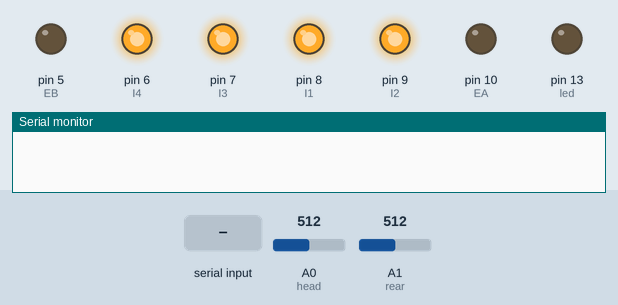
A sketch run on a simulated Arduino Uno, built with avr-gcc and run on an emulated ATmega328P. Parts: output pins drawn as LEDs (lit = HIGH), the last lines printed to the serial monitor. The test bench sets the inputs (shaded band); at power-on: A0 (head) = 512, A1 (rear) = 512.

Above: at 1.2 s.
1.3 s: "move\n" received over Serial
At 1.7 s:
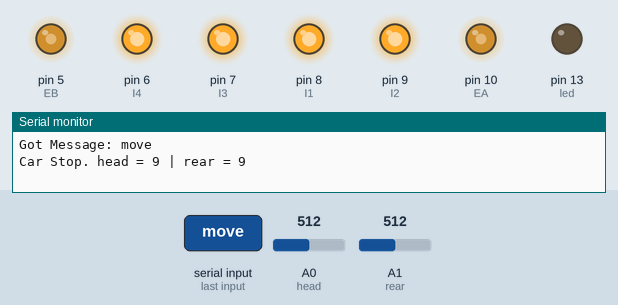
2.8 s: "back\n" received over Serial
4.3 s: "start\n" received over Serial
At 5.1 s:
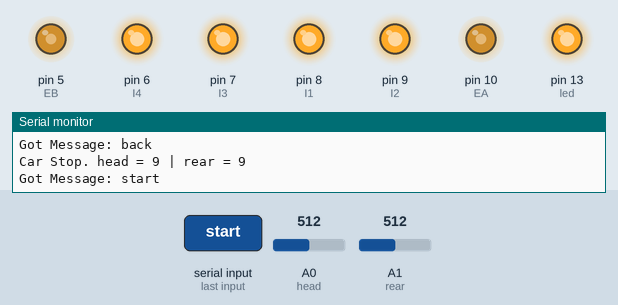
Timing chart, 0 to 7.3 s (numbered marks = the images above; inputs shaded):
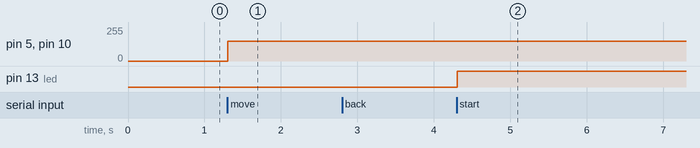

Measured:
- after the input at 1.3 s, pin 5 (EB), pin 10 (EA): 0/255 → 150/255 at once
- after the input at 4.3 s, pin 13 (led): LOW → HIGH at once

The sketch:

MqttRobot.ino
```cpp
#include <IRremote.h>

int led = 13;

int I1 = 8;
int I2 = 9;
int EA = 10;
int I3 = 7;
int I4 = 6;
int EB = 5;

int SEND_PIN = 3;
int RECV_PIN = 11;
IRrecv irrecv(RECV_PIN);
IRsend irsend;
decode_results results;
unsigned int rawCodes[RAWBUF]; // The durations if raw
unsigned int irCode[5][33] = {
    {300,1800,250,1850,250,1850,250,800,250,800,250,800,250,1850,300,750,250,1850,300,1800,250,800,250,1850,300,750,250,800,250,800,250,800,250}, // start
    {300,1800,300,1850,250,1850,250,750,300,800,250,800,250,1800,300,800,250,1850,250,1800,300,1800,300,1850,250,800,250,800,250,800,250,800,250}, // mypc
    {300,1800,300,1800,250,1850,250,800,250,800,300,750,300,1800,300,750,300,1800,250,1850,250,1850,300,750,300,750,300,750,250,800,250,800,300}, // desktop
    {300,1800,250,1850,300,1800,300,750,300,750,300,750,250,1800,300,800,250,1850,300,1800,300,1800,300,750,300,1800,250,800,250,750,300,750,350}, // switch
    {300,1800,300,1800,300,1800,300,750,300,750,300,700,300,1800,350,750,300,750,300,750,300,1800,300,750,300,700,350,1750,300,750,300,750,350} // close
};

int head = 0;
int rear = 1;

int head_i = 0, head_val = 0, rear_i = 0, rear_val = 0;
int count = 0;
int pwm = 150;

String carStatus = "none";

String inputString = "";         // a string to hold incoming data
boolean stringComplete = false;  // whether the string is complete

// the setup routine runs once when you press reset:
void setup() {
  // initialize serial communication at 9600 bits per second:
  Serial.begin(9600);
  // initialize the digital pin as an output.
  pinMode(led, OUTPUT);
  // reserve 200 bytes for the inputString:
  inputString.reserve(200);

  pinMode(head, INPUT);
  pinMode(rear, INPUT);

  pinMode(I1, OUTPUT);
  pinMode(I2, OUTPUT);
  pinMode(EA, OUTPUT);
  pinMode(I3, OUTPUT);
  pinMode(I4, OUTPUT);
  pinMode(EB, OUTPUT);

  carStop();

  irrecv.enableIRIn();
}

void carStart() {
  carStatus = "start";

  analogWrite(EA, pwm);
  analogWrite(EB, pwm);

  digitalWrite(led, HIGH);   // turn the LED on (HIGH is the voltage level)
}

void carStop() {
  carStatus = "stop";

  digitalWrite(I1, HIGH);
  digitalWrite(I2, HIGH);
  digitalWrite(I3, HIGH);
  digitalWrite(I4, HIGH);

  digitalWrite(led, LOW);    // turn the LED off by making the voltage LOW
}

void carMove() {
  carStatus = "move";

  digitalWrite(I1, HIGH);
  digitalWrite(I2, LOW);
  digitalWrite(I3, HIGH);
  digitalWrite(I4, LOW);
}

void carBack() {
  carStatus = "back";

  digitalWrite(I1, LOW);
  digitalWrite(I2, HIGH);
  digitalWrite(I3, LOW);
  digitalWrite(I4, HIGH);
}

void carLeft() {
  carStatus = "left";

  digitalWrite(I1, LOW);
  digitalWrite(I2, HIGH);
  digitalWrite(I3, HIGH);
  digitalWrite(I4, LOW);
}

void carRight() {
  carStatus = "right";

  digitalWrite(I1, HIGH);
  digitalWrite(I2, LOW);
  digitalWrite(I3, LOW);
  digitalWrite(I4, HIGH);
}

// the loop routine runs over and over again forever:
void loop() {
#if 0
/*
  digitalWrite(led, HIGH);   // turn the LED on (HIGH is the voltage level)
  delay(1000);               // wait for a second
  Serial.println(1);
  digitalWrite(led, LOW);    // turn the LED off by making the voltage LOW
  delay(1000);               // wait for a second
  Serial.println(0);
*/
#if 0
  float volts = analogRead(head)*0.0048828125;    // value from sensor * (5/1024) - if running 3.3.volts then change 5 to 3.3
  float distance = 65*pow(volts, -1.10);          // worked out from graph 65 = theretical distance / (1/Volts)S - luckylarry.co.uk
  Serial.println(distance);                      // print the distance
  delay(100);  // arbitary wait time.
#endif
#else
  int temp_val;

  head_i = analogRead(head);
  temp_val = (6762 / (head_i - 9)) - 4;
#if 0
  if (temp_val != head_val) {
    Serial.print("head = ");
    Serial.println(head_val);
  }
#endif
  head_val = temp_val;

  rear_i = analogRead(rear);
  temp_val = (6762 / (rear_i - 9)) - 4;
#if 0
  if (temp_val != rear_val) {
    Serial.print("rear = ");
    Serial.println(rear_val);
  }
#endif
  rear_val = temp_val;

#if 0
  Serial.print("carStatus = ");
  Serial.print(carStatus);
  Serial.print(" | head = ");
  Serial.print(head_val);
  Serial.print(" | rear = ");
  Serial.println(rear_val);
#endif

  if ((head_val < 15 && carStatus == "move") || (rear_val < 15 && carStatus == "back")) {
    carStop();
    Serial.print("Car Stop. ");
    Serial.print("head = ");
    Serial.print(head_val);
    Serial.print(" | rear = ");
    Serial.println(rear_val);
  }

#if 0
  if (count ++ > 1000) {
    Serial.print("head = ");
    Serial.print(head_val);
    Serial.print(" | rear = ");
    Serial.println(rear_val);
    count = 0;
  }
#endif

  // print the string when a newline arrives:
  if (stringComplete) {
    Serial.print("Got Message: ");
    Serial.println(inputString);
    if (inputString == "ir_start") {
      ir_send(0);
    }
    else if (inputString == "ir_mypc") {
      ir_send(1);
    }
    else if (inputString == "ir_desktop") {
      ir_send(2);
    }
    else if (inputString == "ir_switch") {
      ir_send(3);
    }
    else if (inputString == "ir_close") {
      ir_send(4);
    }
    else if (inputString == "start") {
      carStart();
    }
    else if (inputString == "stop") {
      carStop();
    }
    else if (inputString == "move") {
      carStart();
      carMove();
    }
    else if (inputString == "back") {
      carStart();
      carBack();
    }
    else if (inputString == "left") {
      carStart();
      carLeft();
    }
    else if (inputString == "right") {
      carStart();
      carRight();
    }
    else if (inputString == "test") {
#if 1
      carStart();
      carLeft();
      delay(100);
      carRight();
      delay(200);
      carLeft();
      delay(100);
      carMove();
      delay(100);
      carBack();
      delay(200);
      carMove();
      delay(100);
      carStop();
#endif
    }
    //    Serial.flush();
    // clear the string:
    inputString = "";
    stringComplete = false;
  }
#endif

  if (irrecv.decode(&results)) {
//    Serial.println(results.value, HEX);
    dump(&results);
    irrecv.resume(); // Receive the next value
  }
}

void ir_send(int i) {
  irsend.sendRaw(irCode[i], 33, 38);
  Serial.println("Sent IR");
  irrecv.enableIRIn();
}

void dump(decode_results *results) {
  int count = results->rawlen;
  Serial.print(results->value, HEX);
  Serial.print(" (");
  Serial.print(results->bits, DEC);
  Serial.println(" bits)");
  Serial.print("Raw (");
  Serial.print(count, DEC);
  Serial.print("): ");

  for (int i = 1; i < count; i++) {
    if ((i % 2) == 1) {
      rawCodes[i - 1] = results->rawbuf[i]*USECPERTICK/* - MARK_EXCESS*/;
      Serial.print(results->rawbuf[i]*USECPERTICK, DEC);
    }
    else {
      rawCodes[i - 1] = results->rawbuf[i]*USECPERTICK/* + MARK_EXCESS*/;
      Serial.print(-(int)results->rawbuf[i]*USECPERTICK, DEC);
    }
    Serial.print(" ");
  }
  Serial.println("");

  irsend.sendRaw(rawCodes, count - 1, 38);
  Serial.println("Sent raw");

  irrecv.enableIRIn(); // Start the receiver
}

void serialEvent() {
  while (Serial.available()) {
    // get the new byte:
    char inChar = (char)Serial.read();
    // if the incoming character is a newline, set a flag
    // so the main loop can do something about it:
    if (inChar == '\n') {
      stringComplete = true;
      break;
    }
    else {
      // add it to the inputString:
      inputString += inChar;
    }
  }
}
```
